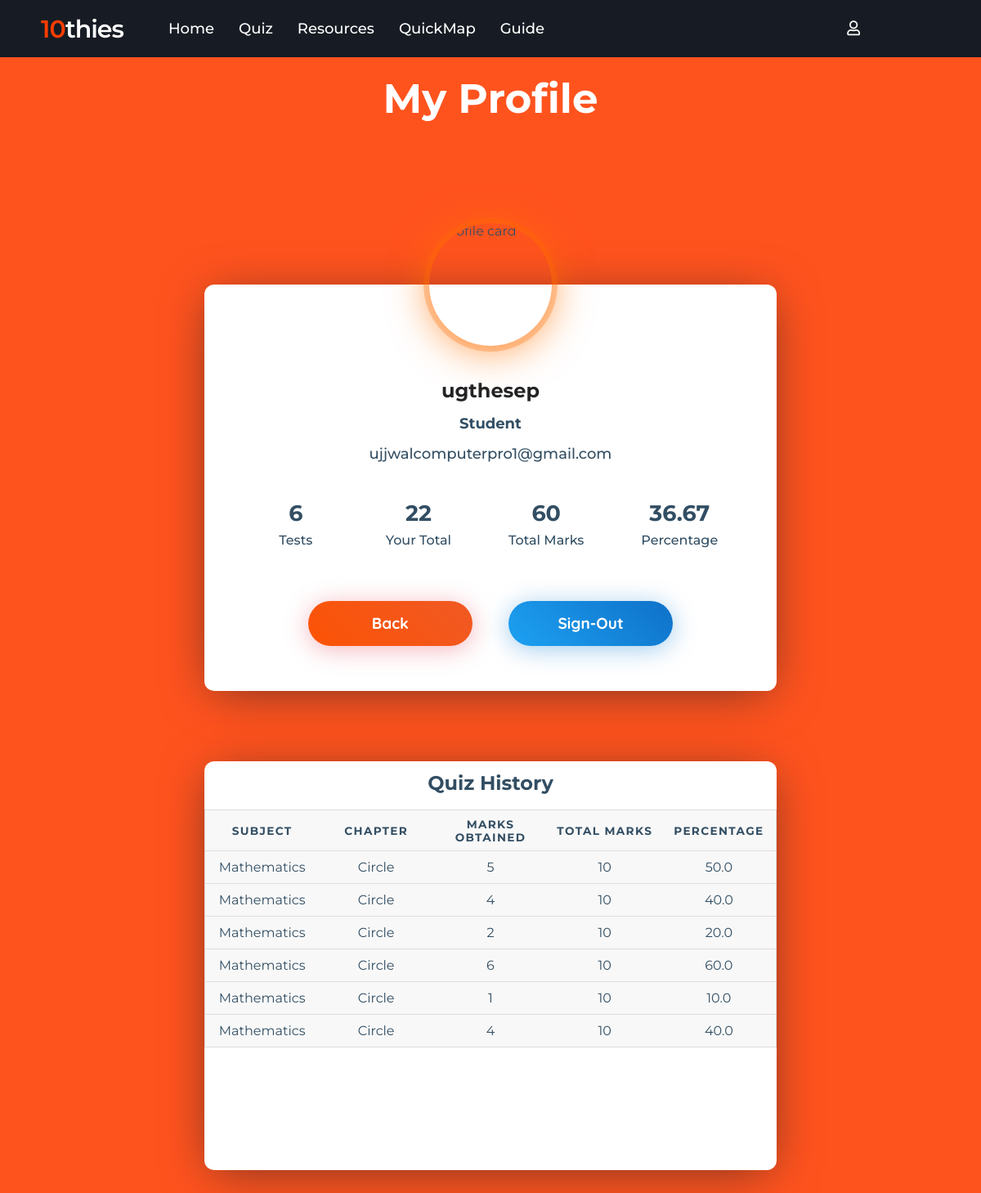
Before: /Profile/ (signed in) with the older database file.
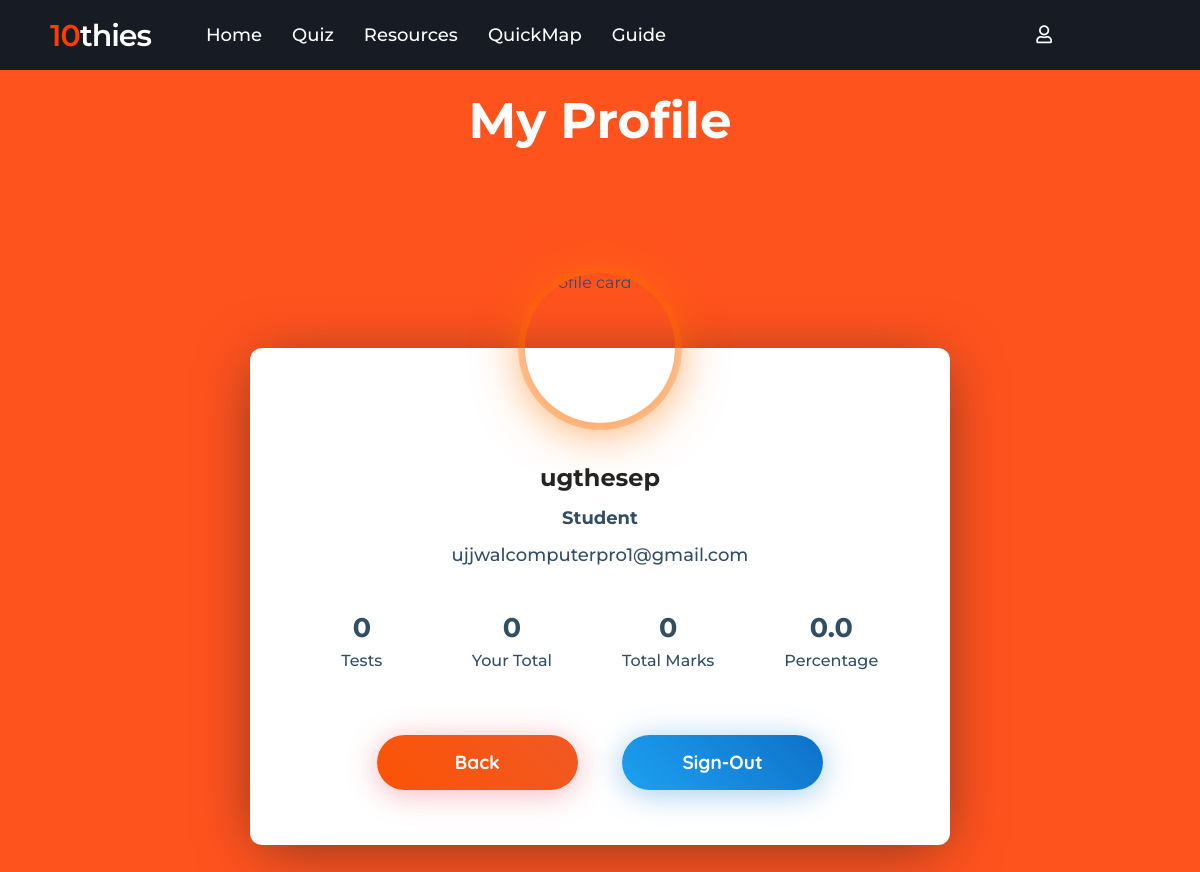
After: the same page with the newer database file.
### Quiz/models.py (models this page shows, shortened)
class QuizResult(models.Model):
    user = models.ForeignKey(User,on_delete=models.CASCADE,blank=True)
    marksobtained = models.IntegerField()
    totalmarks = models.IntegerField()
    percentage = models.FloatField()
    subcode=models.IntegerField()
    subname=models.CharField(max_length=200)
    level=models.TextField()
    chname=models.CharField(max_length=200)

### User/views.py (the view)
    def mod_isauth(request):
        if 'username' in request.session.keys():
            return isauth(request)
        else:
            return HttpResponseRedirect('signin')

### Profile/views.py (called while the page is built)
@deco_auth
def Profile(request):
    user=request.user
    result=QuizResult.objects.filter(user=request.user)
    total=get_total(result)
    res = render(request,'Profile/profile.html',{'user':user,'result':result,'tresult':total,'total_test':len(result)})
    return res

def get_total(result):
    tres=QuizResult()
    tres.marksobtained=0
    tres.totalmarks=0
    for res in result:
        tres.marksobtained+=int(res.marksobtained)
        tres.totalmarks+=int(res.totalmarks)
    tres.percentage=calculate_per(tres.totalmarks,tres.marksobtained)
    if(tres.percentage!=None):
        tres.percentage=format(tres.percentage,".2f")
    else:
        tres.percentage=float(0)
    return tres

### Quiz/views.py (called while the page is built)
def calculate_per(totalquestions,correctanswer):
    try:
        return (correctanswer*100)/totalquestions
    except ZeroDivisionError:
        pass

### User/views.py (called while the page is built)
def deco_auth(isauth):
    def mod_isauth(request):
        if 'username' in request.session.keys():
            return isauth(request)
        else:
            return HttpResponseRedirect('signin')
    return mod_isauth

### templates/Profile/profile.html (shortened to what this page needs)
{% extends 'Home/nav.html' %}
{% load static %}
{% block content %}
<link rel="stylesheet" href="{% static 'css/profile.css'  %}">
</head>
<body>
  <h1>My Profile</h1>
  <div class="wrapper">
    <div class="profile-card js-profile-card">
      <div class="profile-card__img">
        <img src="{% static 'images/user.gif' %}" alt="profile card">
      </div>
      <div class="profile-card__cnt js-profile-cnt">
        <div class="profile-card__name">{{user.username}}</div>
        <div class="profile-card__txt"> <strong>Student</strong> </div>
        <div class="profile-card__txt">{{user.email}}</div>
        <div class="profile-card-inf">
          <div class="profile-card-inf__item">
            <div class="profile-card-inf__title">{{total_test}}</div>
            <div class="profile-card-inf__txt">Tests</div>
          </div>
          <div class="profile-card-inf__item">
            <div class="profile-card-inf__title">{{tresult.marksobtained}}</div>
            <div class="profile-card-inf__txt">Your Total</div>
          </div>
          <div class="profile-card-inf__item">
            <div class="profile-card-inf__title">{{tresult.totalmarks}}</div>
            <div class="profile-card-inf__txt">Total Marks</div>
          </div>
          <div class="profile-card-inf__item">
            <div class="profile-card-inf__title">{{tresult.percentage}}</div>
            <div class="profile-card-inf__txt">Percentage</div>
          </div>
        </div>
        <div class="profile-card-ctr">
          <a href="{% url 'home' %}"><button class="profile-card__button button--orange">Back</button></a>
          <a href="{% url 'signout' %}"><button class="profile-card__button button--blue js-message-btn">Sign-Out</button></a>
        </div>
      </div>
    </div>
  </div>
  {% if tresult.percentage %}
<div class="wrapper">
  <div class="profile-card quiz">
    <table>
      <caption><strong>Quiz History</strong></caption>
      <thead>
        <tr>
          <th scope="col">Subject</th>
          <th scope="col">Chapter</th>
          <th scope="col">Marks Obtained</th>
          <th scope="col">Total Marks</th>
          <th scope="col">Percentage</th>
        </tr>
      </thead>
      <tbody>
        <tr>
          {% for res in result %}
          <td data-label="Subject">{{res.subname}}</td>
          <td data-label="Chapter">{{res.chname}}</td>
          <td data-label="Marks Obtained">{{res.marksobtained}}</td>
          <td data-label="Total Marks">{{res.totalmarks}}</td>
          <td data-label="Percentage">{{res.percentage}}</td>
        </tr>
       {% endfor %}
      </tbody>
    </table>
  </div>
</div>
{% endif %}
{% endblock %}

Changed rows visible on the page:
removed QuizResult: subname "Mathematics", chname "Circle", marksobtained "5", totalmarks "10", percentage "50.0"
removed QuizResult: subname "Mathematics", chname "Circle", marksobtained "4", totalmarks "10", percentage "40.0"
removed QuizResult: subname "Mathematics", chname "Circle", marksobtained "2", totalmarks "10", percentage "20.0"
removed QuizResult: subname "Mathematics", chname "Circle", marksobtained "6", totalmarks "10", percentage "60.0"
removed QuizResult: subname "Mathematics", chname "Circle", marksobtained "1", totalmarks "10", percentage "10.0"
removed QuizResult: subname "Mathematics", chname "Circle", marksobtained "4", totalmarks "10", percentage "40.0"
Other visible differences:
{{ total_test }}: "6" → "0"
{{ tresult.marksobtained }}: "22" → "0"
{{ tresult.totalmarks }}: "60" → "0"
{{ tresult.percentage }}: "36.67" → "0.0"
text no longer shown: "Quiz History SUBJECT CHAPTER MARKS OBTAINED TOTAL MARKS PERCENTAGE"
